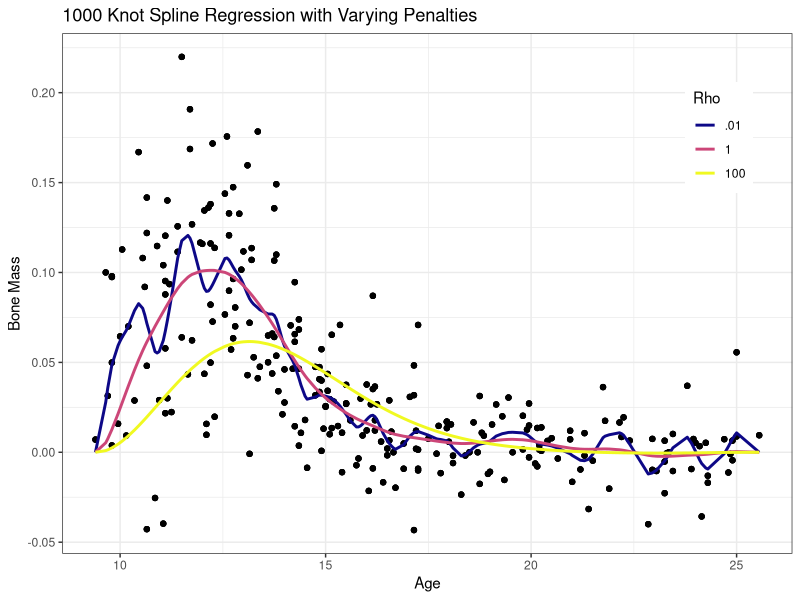
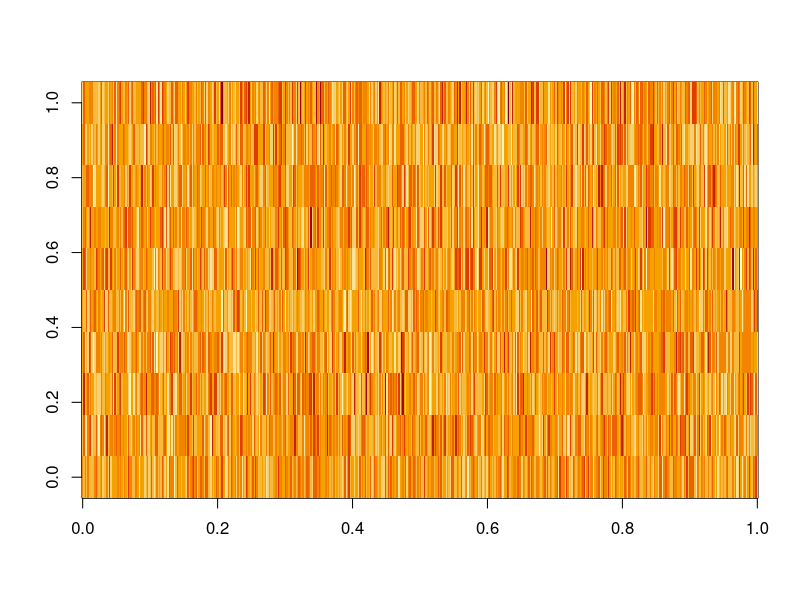
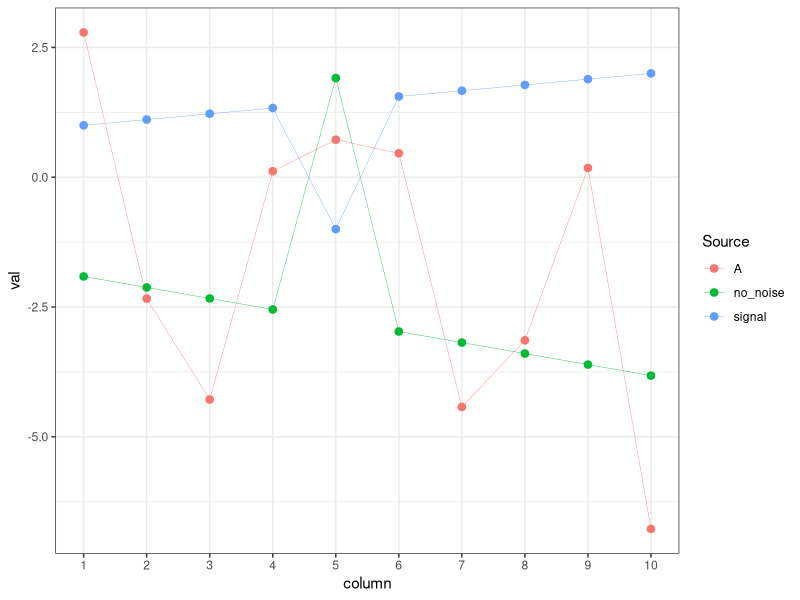
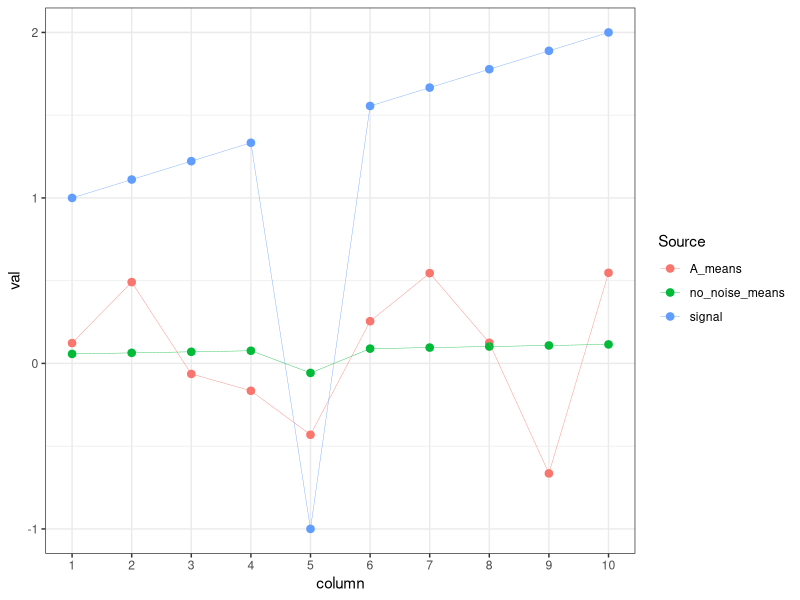
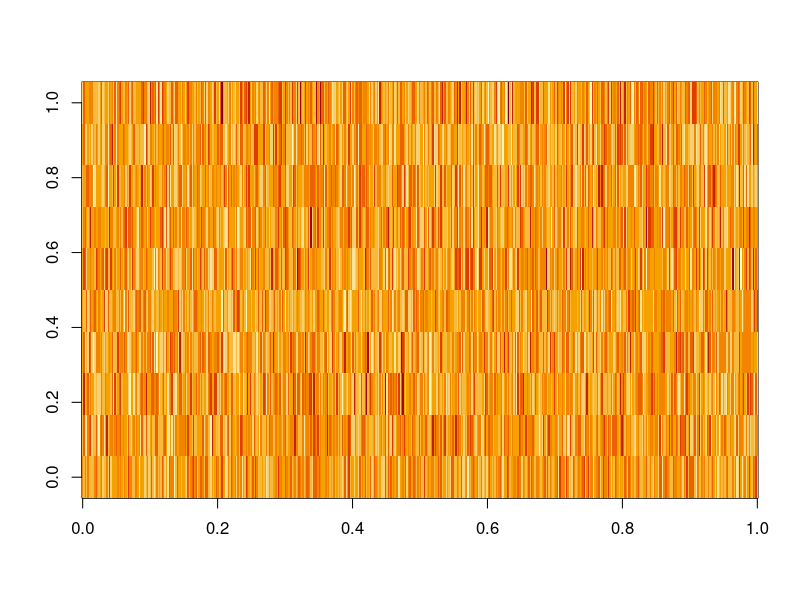
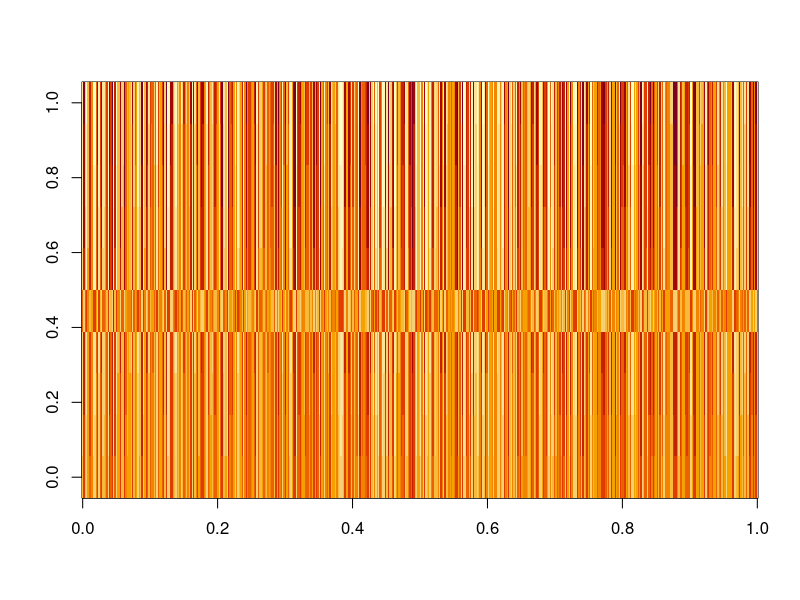
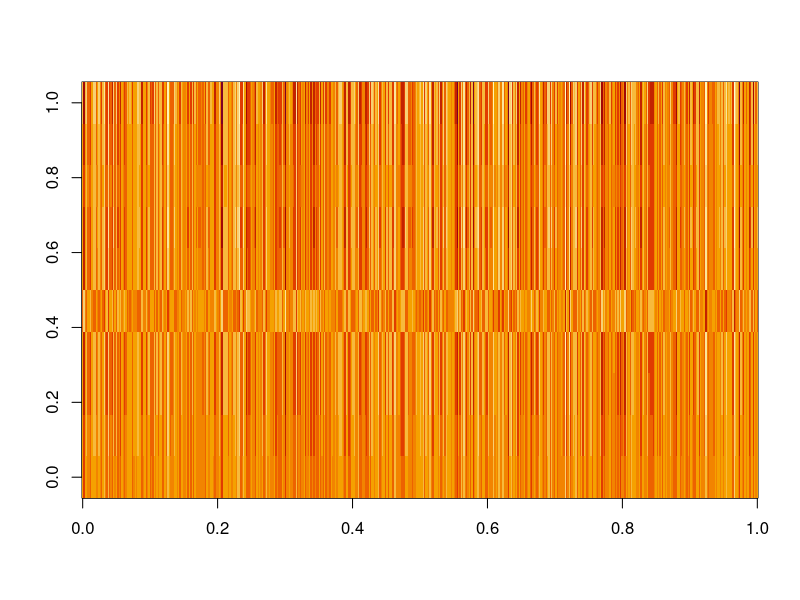
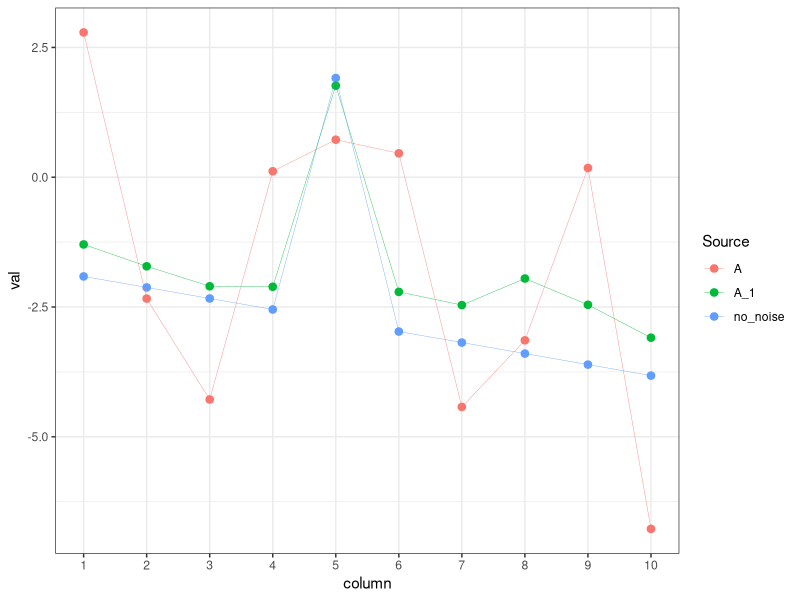

Generate these figures, in order, with R:
## ---- chunk 1
knitr::opts_chunk$set(echo = TRUE)
library(tidyverse)
library(splines)
library(viridis)
## ---- chunk 2
bone_mass <- read_delim("BoneMassData.txt", delim = " ")
females <- bone_mass %>% filter(gender == "female")
K <- 1000
min_x <- min(females$age)
max_x <- max(females$age)
myknots = seq(min_x, max_x, length.out = 1002)[2:1001]

h <- (max_x - min_x) / 2500
mygrid <- seq(min_x, max_x, h)

B <- splineDesign(knots = myknots, x = females$age, outer.ok = T)
Bpp <- splineDesign(knots = myknots, x = mygrid, derivs = 2, outer.ok = T)

Omega <- t(Bpp) %*% Bpp * h

## ---- chunk 3
det(t(B) %*% B) == 0
## ---- chunk 4
I259 <- diag(nrow = 259, ncol = 259)
det(I259 + B %*% solve(Omega) %*% t(B))
## ---- chunk 5
solveAlpha <- function(rho, b = B, omega = Omega, y = females$spnbmd){
  alpha <- solve(t(b) %*% b + rho * omega) %*% t(b) %*% y
  return(alpha)
}
alpha.01 <- solveAlpha(rho = 0.01)
alpha1 <- solveAlpha(rho = 1)
alpha100 <- solveAlpha(rho = 100)

spline_plot_data <- data.frame(x = females$age, boneMass = females$spnbmd,
                               `.01` =  B %*% alpha.01,
                               `1` = B %*% alpha1,
                               `100` = B %*% alpha100)

spline_test <- spline_plot_data %>%
  pivot_longer(cols = 3:5,
               names_to = "Rho",
               values_to = "S_x") %>%
  mutate(Rho = str_extract(Rho, "\\.[:digit:]+|[:digit:]+"))

ggplot(data = spline_test, aes(x = x)) +
  geom_point(aes(y = boneMass)) +
  geom_line(aes(y = S_x, color = Rho), size = 1) +
  scale_color_viridis(discrete = T, option = "C") +
  theme_bw() +
  labs(title = "1000 Knot Spline Regression with Varying Penalties",
       x = "Age",
       y = "Bone Mass") +
  theme(legend.position = c(0.9,0.8))


## ---- chunk 6
set.seed(1236)

# the "signal" that make up the rows of our matrix, with noise added.
sig <- seq(1,2,length.out = 10) 
sig[5] <- -1


# each row of A will have the form: q*signal + noise
nsamples <- 500
A <- matrix(NA, ncol=10, nrow=nsamples)
no_noise_A <- matrix(NA, ncol=10, nrow=nsamples)
q <- runif(nsamples, min=-3, max=3)
for (i in 1:nsamples) {
  noise <- rnorm(10, mean=0, sd=5)
  A[i,] <- q[i]*sig + noise
  no_noise_A[i,] <- q[i]*sig
}

# write.table(no_noise_A, file="no_noise_A.txt", row.names = F, col.names = F)
# write.table(A, file="A.txt", row.names = F, col.names = F)
# write.table(q, file="q.txt", row.names=F, col.names=F)

image(A)
## ---- chunk 7
plot_data <- data.frame(
  column = seq(1,10,1),
  A = A[1,],
  no_noise = no_noise_A[1,],
  signal = sig
) %>%
  pivot_longer(cols = 2:4, names_to = "Source", values_to = "val")


ggplot(data = plot_data, aes(x = column, y = val)) +
  geom_point(aes(col = Source), size = 2.25) +
  geom_line(aes(col = Source), size = .125) +
  scale_x_continuous(breaks = seq(1,10,1), minor_breaks = NULL) +
  theme_bw()


## ---- chunk 8
col_means_A <- colMeans(A)
col_no_noise_A <- colMeans(no_noise_A)
plot_data_2 <- data.frame(
  column = seq(1,10,1),
  A_means = col_means_A,
  no_noise_means = col_no_noise_A,
  signal = sig
) %>%
  pivot_longer(cols = 2:4, names_to = "Source", values_to = "val")

ggplot(data = plot_data_2, aes(x = column, y = val)) +
  geom_point(aes(col = Source), size = 2.25) +
  geom_line(aes(col = Source), size = .125) +
  scale_x_continuous(breaks = seq(1,10,1), minor_breaks = NULL) +
  theme_bw()



## ---- chunk 9

svd_A <- svd(A)
U <- svd_A$u
V <- svd_A$v
S <- diag(svd_A$d)

A_1 <- S[1,1] * U[,1] %*% t(V[,1])

image(A)
image(no_noise_A)
image(A_1)

## ---- chunk 10
plot_data <- data.frame(
  column = seq(1,10,1),
  A = A[1,],
  no_noise = no_noise_A[1,],
  A_1 = A_1[1,]
) %>%
  pivot_longer(cols = 2:4, names_to = "Source", values_to = "val")


ggplot(data = plot_data, aes(x = column, y = val)) +
  geom_point(aes(col = Source), size = 2.25) +
  geom_line(aes(col = Source), size = .125) +
  scale_x_continuous(breaks = seq(1,10,1), minor_breaks = NULL) +
  theme_bw()

## ---- chunk 11

sample_row <- sample(c(1:500), 1)
plot_data <- data.frame(
  column = seq(1,10,1),
  A = A[sample_row,],
  no_noise = no_noise_A[sample_row,],
  A_1 = A_1[sample_row,]
) %>%
  pivot_longer(cols = 2:4, names_to = "Source", values_to = "val")


ggplot(data = plot_data, aes(x = column, y = val)) +
  geom_point(aes(col = Source), size = 2.25) +
  geom_line(aes(col = Source), size = .125) +
  scale_x_continuous(breaks = seq(1,10,1), minor_breaks = NULL) +
  theme_bw()

